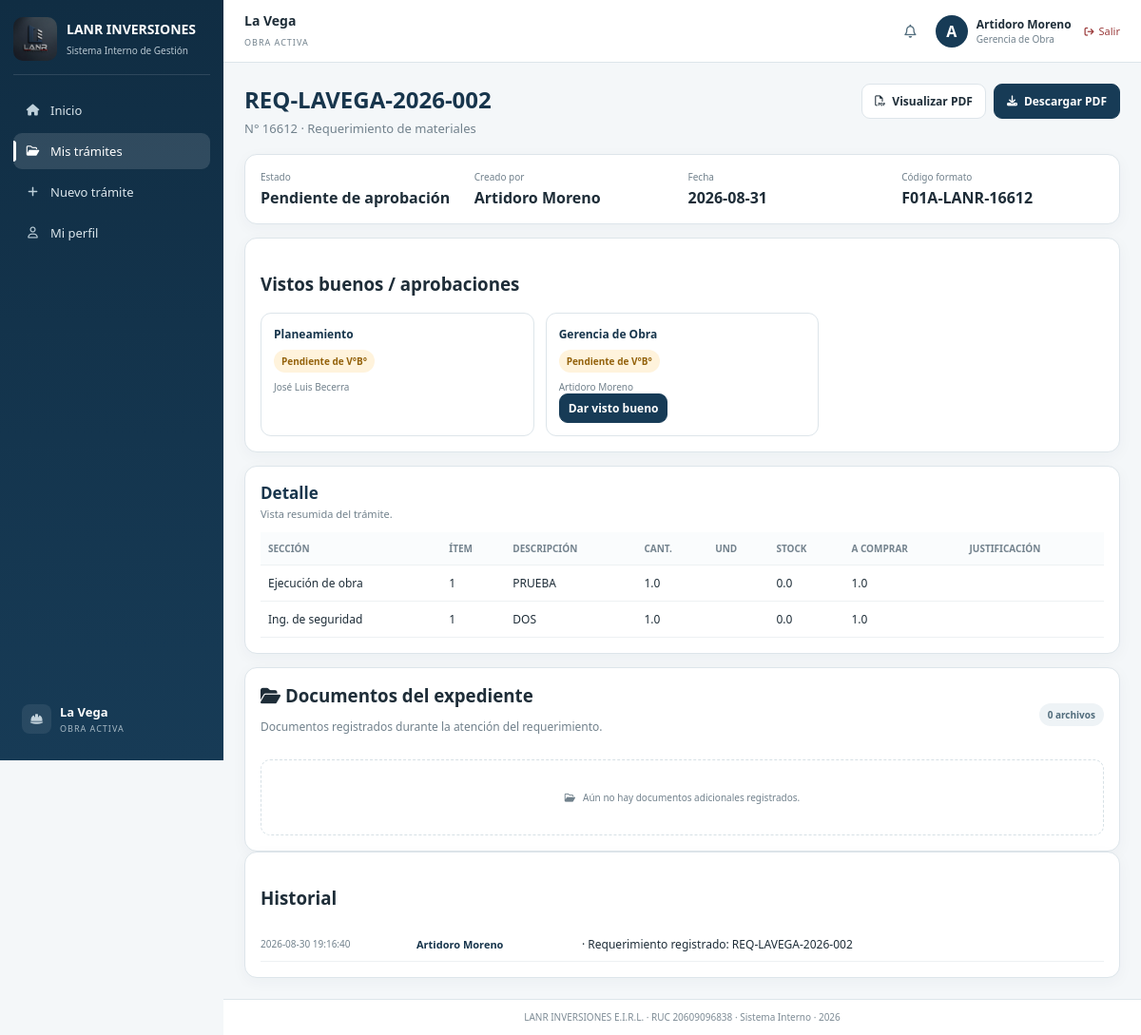
Page /requests/2 (signed in) on the committed database.
### tables this page shows
CREATE TABLE users(
        id INTEGER PRIMARY KEY,
        full_name TEXT,
        username TEXT UNIQUE COLLATE NOCASE,
        password_hash TEXT,
        role TEXT,
        email TEXT,
        phone TEXT,
        must_change INTEGER DEFAULT 1,
        active INTEGER DEFAULT 1
    );

CREATE TABLE tramites(
        id INTEGER PRIMARY KEY,
        tracking TEXT UNIQUE,
        tipo TEXT,
        subtipo TEXT,
        numero TEXT,
        fecha TEXT,
        proyecto TEXT,
        lugar TEXT,
        beneficiario TEXT,

        dni_ruc TEXT,
        modalidad_pago TEXT,
        responsable TEXT,
        tipo_comprobante TEXT,
        banco TEXT,
        nro_comprobante TEXT,
        cuenta_cci TEXT,
        abono REAL,
        observaciones TEXT,

        estado TEXT,
        formato TEXT,
        creador INTEGER,
        creado TEXT
    );

CREATE TABLE approvals(
        id INTEGER PRIMARY KEY,
        tramite_id INTEGER,
        rol TEXT,
        usuario_id INTEGER,
        aprobado INTEGER DEFAULT 0,
        fecha TEXT
    );

CREATE TABLE items(
        id INTEGER PRIMARY KEY,
        tramite_id INTEGER,
        seccion TEXT,
        nro INTEGER,
        descripcion TEXT,
        unidad TEXT,
        cantidad REAL,
        stock REAL,
        comprar REAL,
        justificacion TEXT,
        costo REAL,
        monto REAL
    );

CREATE TABLE history(
        id INTEGER PRIMARY KEY,
        tramite_id INTEGER,
        usuario_id INTEGER,
        accion TEXT,
        fecha TEXT
    );

### app.py (the view)
@app.route('/requests/<int:tid>')
@login_required
def request_detail(tid):
    u = user()
    c = db()
    t = c.execute(
        '''
        SELECT t.*, u.full_name creador_nombre
        FROM tramites t
        JOIN users u ON u.id=t.creador
        WHERE t.id=?
        ''',
        (tid,)
    ).fetchone()
    items = c.execute(
        '''
        SELECT *
        FROM items
        WHERE tramite_id=?
        ORDER BY seccion,nro
        ''',
        (tid,)
    ).fetchall()
    aps = c.execute(
        '''
        SELECT a.*, u.full_name nombre
        FROM approvals a
        JOIN users u ON u.id=a.usuario_id
        WHERE a.tramite_id=?
        ''',
        (tid,)
    ).fetchall()
    hs = c.execute(
        '''
        SELECT h.*, u.full_name nombre
        FROM history h
        JOIN users u ON u.id=h.usuario_id
        WHERE h.tramite_id=?
        ORDER BY h.id DESC
        ''',
        (tid,)
    ).fetchall()
    adjuntos = c.execute(
        '''
        SELECT *
        FROM attachments
        WHERE tramite_id=?
        ORDER BY orden,id
        ''',
        (tid,)
    ).fetchall()
    gestion = c.execute(
        '''
        SELECT *
        FROM gestion_logistica
        WHERE tramite_id=?
        ''',
        (tid,)
    ).fetchone()
    archivos_logistica = c.execute(
        '''
        SELECT *
        FROM archivos_logistica
        WHERE tramite_id=?
        ORDER BY id DESC
        ''',
        (tid,)
    ).fetchall()
    tesoreria = c.execute(
        '''
        SELECT *
        FROM solicitudes_tesoreria
        WHERE tramite_id=?
        ORDER BY id DESC
        ''',
        (tid,)
    ).fetchall()
    regularizaciones = c.execute(
        '''
        SELECT
            r.*,
            u.full_name responsable_nombre
        FROM regularizaciones r

        LEFT JOIN users u
            ON u.id = r.responsable_id

        WHERE r.tramite_id=?

        ORDER BY
            CASE
                WHEN r.estado='Pendiente'
                THEN 0
                ELSE 1
            END,
            r.id DESC
        ''',
        (tid,)
    ).fetchall()
    gestion_sp = c.execute(
        '''
        SELECT *
        FROM gestion_sp
        WHERE tramite_id=?
        ''',
        (tid,)
    ).fetchone()
    fecha_hoy = datetime.now().strftime('%Y-%m-%d')
    c.close()
    return render_template(
        'request_detail.html',
        user=u,
        t=t,
        items=items,
        approvals=aps,
        history=hs,
        attachments=adjuntos,
        gestion=gestion,
        archivos_logistica=archivos_logistica,
        tesoreria=tesoreria,
        regularizaciones=regularizaciones,
        gestion_sp=gestion_sp,
        fecha_hoy=fecha_hoy
    )

### app.py (called while the page is built)
def db():
    c = sqlite3.connect(DB)
    c.row_factory = sqlite3.Row
    return c

def user():
    if 'uid' not in session:
        return None
    c = db()
    u = c.execute('select * from users where id=?',
                  (session['uid'],)).fetchone()
    c.close()
    return u

def login_required(fn):
    from functools import wraps
    @wraps(fn)
    def w(*a, **k):
        if 'uid' not in session:
            return redirect(url_for('login'))
        return fn(*a, **k)
    return w

### templates/request_detail.html (shortened to what this page needs)
{% extends 'base.html' %}  {% block content %}
<div class="pagehead">
  <div>
    <h1>{{ t.tracking }}</h1>
    <p>
      N° {{ t.numero }} · {% if t.tipo == 'REQ' %} Requerimiento de materiales
      {% else %} Solicitud de pago {% endif %}
    </p>
  </div>
  {% if t.tipo == 'REQ' %}
  <div class="pdf-actions">
    <a
      class="btn"
      href="{{ url_for('view_requirement_pdf', tid=t.id) }}"
      target="_blank"
    >
      <i class="fa-regular fa-file-pdf"></i>
      Visualizar PDF
    </a>
    <a
      class="btn primary"
      href="{{ url_for('download_requirement_pdf', tid=t.id) }}"
    >
      <i class="fa-solid fa-download"></i>
      Descargar PDF
    </a>
  </div>
  {% endif %}
</div>
<div class="card">
  <div class="infogrid">
    <div><span>Estado</span><strong>{{t.estado}}</strong></div>
    <div><span>Creado por</span><strong>{{t.creador_nombre}}</strong></div>
    <div><span>Fecha</span><strong>{{t.fecha}}</strong></div>
    {% if t.formato %}
    <div><span>Código formato</span><strong>{{t.formato}}</strong></div>
    {% endif %}
  </div>
</div>
 {% if not (t.tipo == 'REQ' and user.username|lower in
['rvasquez','ogonzales']) %}
<div class="card topgap">
  <h3>Vistos buenos / aprobaciones</h3>
  <div class="approvalgrid">
    {% for a in approvals %}
    <div class="approval">
      <strong>{{a.rol}}</strong>{% if a.aprobado %}<span class="ok"
        >✓ APROBADO</span
      ><small>{{a.nombre}}<br />{{a.fecha}}</small>{% else %}<span class="wait"
        >Pendiente de V°B°</span
      ><small>{{a.nombre}}</small>{% if a.usuario_id==user.id or
      user.role=='Sistemas' %}
      <form method="post" action='{{ url_for("approve",aid=a.id) }}'>
        <button class="btn primary small">Dar visto bueno</button>
      </form>
      {% endif %}{% endif %}
    </div>
    {% endfor %}
  </div>
</div>
<div class="card topgap">
  <div class="card-title-row">
    <div>
      <h3>Detalle</h3>
      <p class="muted">Vista resumida del trámite.</p>
    </div>
  </div>
  <div class="tablewrap">
    <table>
      <thead>
        {% if t.tipo == 'REQ' %}
        <tr>
          <th>Sección</th>
          <th>Ítem</th>
          <th>Descripción</th>
          <th>Cant.</th>
          <th>Und</th>
          <th>Stock</th>
          <th>A comprar</th>
          <th>Justificación</th>
        </tr>
        {% endif %}
      </thead>
      <tbody>
        {% for i in items[:3] %} {% if t.tipo == 'REQ' %}
        <tr>
          <td>{{ i.seccion }}</td>
          <td>{{ i.nro }}</td>
          <td>{{ i.descripcion }}</td>
          <td>{{ i.cantidad }}</td>
          <td>{{ i.unidad }}</td>
          <td>{{ i.stock }}</td>
          <td>{{ i.comprar }}</td>
          <td>{{ i.justificacion }}</td>
        </tr>
        {% endif %} {% endfor %}
      </tbody>
    </table>
  </div>
</div>
{% endif %}
<div
  class="{% if t.tipo == 'REQ' and user.username|lower == 'rvasquez' %}twocol{% else %}history-full-layout{% endif %} topgap"
>
   {% if t.tipo == 'REQ' %}
  <div class="card topgap">
    <div class="attachments-header">
      <div>
        <h3>
          <i class="fa-solid fa-folder-open"></i>
          Documentos del expediente
        </h3>
        <p class="muted">
          Documentos registrados durante la atención del requerimiento.
        </p>
      </div>
      <span class="attachment-count">
        {{ archivos_logistica|length }} archivo{% if archivos_logistica|length
        != 1 %}s{% endif %}
      </span>
    </div>
    {% if archivos_logistica %}
    <div class="attachments-list">
      {% for a in archivos_logistica %}
      <div class="attachment-item">
        <div class="attachment-info">
          <div class="attachment-icon">
            <i class="fa-regular fa-file"></i>
          </div>
          <div>
            <strong> {{ a.nombre_original }} </strong>
            <div class="muted">{{ a.tipo|replace('_', ' ')|title }}</div>
          </div>
        </div>
        <div style="display: flex; gap: 8px; flex-wrap: wrap">
          <a
            href="{{ url_for(
            'view_logistics_file',
            aid=a.id
          ) }}"
            target="_blank"
            class="btn"
          >
            <i class="fa-solid fa-eye"></i>
            Visualizar
          </a>
          <a
            href="{{ url_for(
            'download_logistics_file',
            aid=a.id
          ) }}"
            class="btn"
          >
            <i class="fa-solid fa-download"></i>
            Descargar
          </a>
        </div>
      </div>
      {% endfor %}
    </div>
    {% else %}
    <div class="attachments-empty">
      <i class="fa-regular fa-folder-open"></i>
      <span> Aún no hay documentos adicionales registrados. </span>
    </div>
    {% endif %}
  </div>
  {% endif %}
  <div class="card">
    <h3>Historial</h3>
    {% for h in history %}
    <div class="history">
      <span>{{ h.fecha }}</span>
      <strong>{{ h.nombre }}</strong>
      · {{ h.accion }}
    </div>
    {% endfor %}
  </div>
</div>
 {% endblock %}

### templates/base.html (shortened to what this page needs)
<!doctype html>
<html lang="es">
  <head>
    <link
      rel="stylesheet"
      href='{{ url_for("static", filename="css/styles.css") }}'
    />
    <link
      rel="stylesheet"
      href="https://cdnjs.cloudflare.com/ajax/libs/font-awesome/6.5.2/css/all.min.css"
    />
  </head>
  <body>
    {% if user %}
    <div class="app">
      <aside class="sidebar" id="sidebar">
        <div class="brand">
          <img
            src='{{ url_for("static", filename="logo-lanr.jpeg") }}'
            alt="LANR Inversiones"
          />
          <div>
            <strong>LANR INVERSIONES</strong>
            <span>Sistema Interno de Gestión</span>
          </div>
        </div>
        <nav>
          <a
            href='{{ url_for("home") }}'
            class="{% if request.endpoint == 'home' %}active{% endif %}"
          >
            <i class="fa-solid fa-house"></i>
            <span>Inicio</span>
          </a>
          <a
            href='{{ url_for("requests") }}'
            class="{% if request.endpoint in ['requests', 'request_detail'] %}active{% endif %}"
          >
            <i class="fa-regular fa-folder-open"></i>
            <span>Mis trámites</span>
          </a>
          {% if user.username|lower in ['amoreno','jbecerra','ogonzales'] %}
          <a
            href='{{ url_for("new_request") }}'
            class="{% if request.endpoint in ['new_request', 'create_requirement', 'create_payment_request'] %}active{% endif %}"
          >
            <i class="fa-solid fa-plus"></i>
            <span>Nuevo trámite</span>
          </a>
          {% endif %}
          <a
            href='{{ url_for("profile") }}'
            class="{% if request.endpoint == 'profile' %}active{% endif %}"
          >
            <i class="fa-regular fa-user"></i>
            <span>Mi perfil</span>
          </a>
        </nav>
        <div class="sidefoot">
          <div class="sidefoot-icon">
            <i class="fa-solid fa-helmet-safety"></i>
          </div>
          <div>
            <strong>La Vega</strong>
            <span>OBRA ACTIVA</span>
          </div>
        </div>
      </aside>
      <main>
        <header>
          <div class="work">
            <strong>La Vega</strong>
            <span>OBRA ACTIVA</span>
          </div>
          <div class="who">
            <div class="notification-wrapper">
              <button
                type="button"
                class="notification-button"
                title="Notificaciones"
                onclick="toggleNotifications()"
              >
                <i class="fa-regular fa-bell"></i>
              </button>
            </div>
            <div class="avatar">{{ user.full_name[0] }}</div>
            <div class="user-data">
              <strong>{{ user.full_name }}</strong>
              <small>{{ user.role }}</small>
            </div>
            <a
              href='{{ url_for("logout") }}'
              class="logout-link"
              title="Cerrar sesión"
            >
              <i class="fa-solid fa-arrow-right-from-bracket"></i>
              <span>Salir</span>
            </a>
          </div>
        </header>
        <section class="content">
           {% block content %} {% endblock %}
        </section>
        <footer>
          LANR INVERSIONES E.I.R.L. · RUC 20609096838 · Sistema Interno · 2026
        </footer>
      </main>
    </div>
    {% else %} {% block guest %} {% endblock %} {% endif %}
  </body>
</html>

### rows in the picture
users: full_name "A", full_name "Artidoro Moreno", role "Gerencia de Obra", creador_nombre "Artidoro Moreno"
tramites: tracking "REQ-LAVEGA-2026-002", numero "16612", estado "Pendiente de aprobación", fecha "2026-08-31", formato "F01A-LANR-16612"
approvals: rol "Planeamiento", nombre "José Luis Becerra"
approvals: rol "Gerencia de Obra", nombre "Artidoro Moreno"
items: seccion "Ejecución de obra", nro "1", descripcion "PRUEBA", cantidad "1.0", stock "0.0", comprar "1.0"
items: seccion "Ing. de seguridad", nro "1", descripcion "DOS", cantidad "1.0", stock "0.0", comprar "1.0"
history: fecha "2026-08-30 19:16:40", nombre "Artidoro Moreno", accion "Requerimiento registrado: REQ-LAVEGA-2026-002"

### other values in the picture
{{ archivos_logistica|length }} "0"
